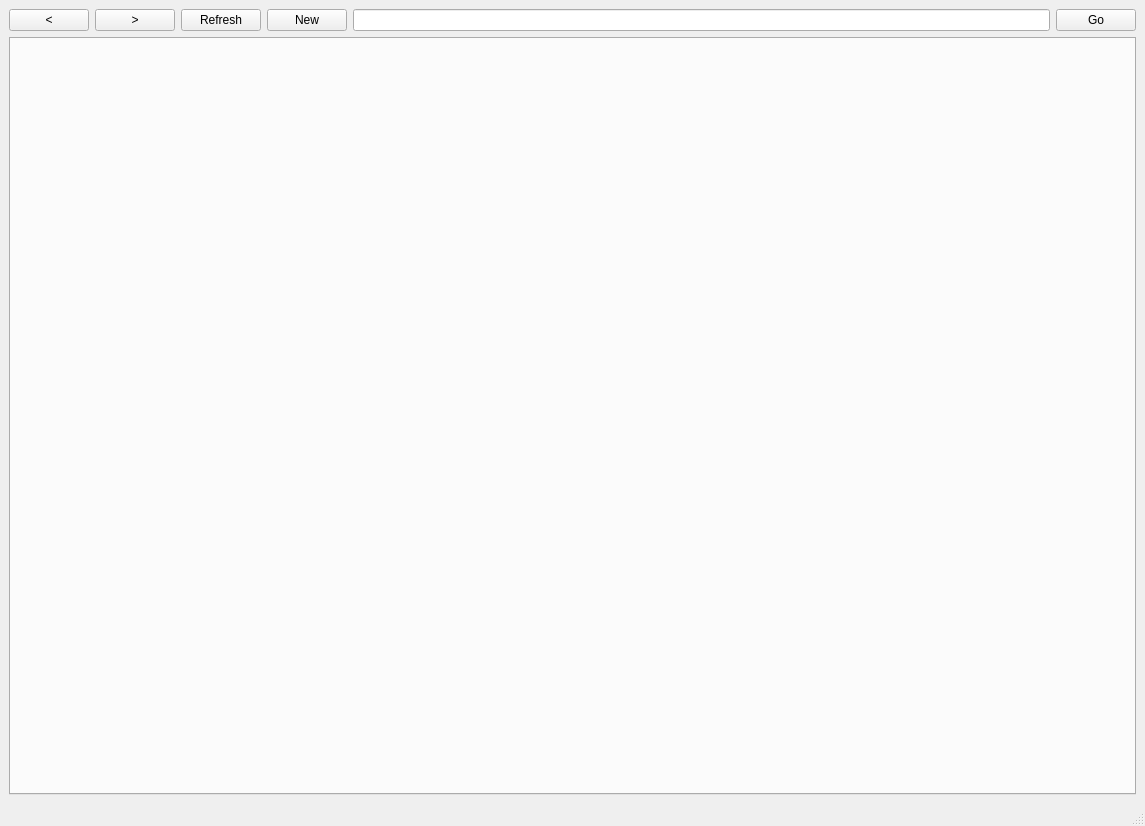
<?xml version="1.0" encoding="UTF-8"?>
<ui version="4.0">
 <class>ConcerntratingBrowser</class>
 <widget class="QMainWindow" name="ConcerntratingBrowser">
  <property name="geometry">
   <rect>
    <x>0</x>
    <y>0</y>
    <width>1145</width>
    <height>826</height>
   </rect>
  </property>
  <property name="windowTitle">
   <string>MainWindow</string>
  </property>
  <widget class="QWidget" name="centralwidget">
   <layout class="QVBoxLayout" name="verticalLayout">
    <item>
     <layout class="QHBoxLayout" name="horizontalLayout">
      <item>
       <widget class="QPushButton" name="back">
        <property name="text">
         <string>&lt;</string>
        </property>
       </widget>
      </item>
      <item>
       <widget class="QPushButton" name="forward">
        <property name="sizePolicy">
         <sizepolicy hsizetype="Minimum" vsizetype="Minimum">
          <horstretch>0</horstretch>
          <verstretch>0</verstretch>
         </sizepolicy>
        </property>
        <property name="text">
         <string>&gt;</string>
        </property>
       </widget>
      </item>
      <item>
       <widget class="QPushButton" name="refresh">
        <property name="text">
         <string>Refresh</string>
        </property>
       </widget>
      </item>
      <item>
       <widget class="QPushButton" name="newTab">
        <property name="text">
         <string>New</string>
        </property>
       </widget>
      </item>
      <item>
       <widget class="QLineEdit" name="url"/>
      </item>
      <item>
       <widget class="QPushButton" name="submit">
        <property name="text">
         <string>Go</string>
        </property>
       </widget>
      </item>
     </layout>
    </item>
    <item>
     <widget class="TabWidget" name="tabWidget">
      <property name="currentIndex">
       <number>-1</number>
      </property>
     </widget>
    </item>
   </layout>
  </widget>
  <widget class="QMenuBar" name="menubar">
   <property name="geometry">
    <rect>
     <x>0</x>
     <y>0</y>
     <width>1145</width>
     <height>26</height>
    </rect>
   </property>
  </widget>
  <widget class="QStatusBar" name="statusbar"/>
 </widget>
 <customwidgets>
  <customwidget>
   <class>TabWidget</class>
   <extends>QTabWidget</extends>
   <header>TabWidget.h</header>
   <container>1</container>
   <slots>
    <slot>newTab()</slot>
    <slot>forward()</slot>
    <slot>back()</slot>
    <slot>refresh()</slot>
   </slots>
  </customwidget>
 </customwidgets>
 <resources>
  <include location="resource.qrc"/>
 </resources>
 <connections>
  <connection>
   <sender>back</sender>
   <signal>clicked()</signal>
   <receiver>tabWidget</receiver>
   <slot>back()</slot>
   <hints>
    <hint type="sourcelabel">
     <x>58</x>
     <y>51</y>
    </hint>
    <hint type="destinationlabel">
     <x>399</x>
     <y>318</y>
    </hint>
   </hints>
  </connection>
  <connection>
   <sender>forward</sender>
   <signal>clicked()</signal>
   <receiver>tabWidget</receiver>
   <slot>forward()</slot>
   <hints>
    <hint type="sourcelabel">
     <x>158</x>
     <y>51</y>
    </hint>
    <hint type="destinationlabel">
     <x>399</x>
     <y>318</y>
    </hint>
   </hints>
  </connection>
  <connection>
   <sender>url</sender>
   <signal>returnPressed()</signal>
   <receiver>ConcerntratingBrowser</receiver>
   <slot>urlFinishEditing()</slot>
   <hints>
    <hint type="sourcelabel">
     <x>449</x>
     <y>51</y>
    </hint>
    <hint type="destinationlabel">
     <x>399</x>
     <y>299</y>
    </hint>
   </hints>
  </connection>
  <connection>
   <sender>submit</sender>
   <signal>clicked()</signal>
   <receiver>ConcerntratingBrowser</receiver>
   <slot>urlFinishEditing()</slot>
   <hints>
    <hint type="sourcelabel">
     <x>741</x>
     <y>51</y>
    </hint>
    <hint type="destinationlabel">
     <x>399</x>
     <y>299</y>
    </hint>
   </hints>
  </connection>
  <connection>
   <sender>refresh</sender>
   <signal>clicked()</signal>
   <receiver>tabWidget</receiver>
   <slot>refresh()</slot>
   <hints>
    <hint type="sourcelabel">
     <x>358</x>
     <y>51</y>
    </hint>
    <hint type="destinationlabel">
     <x>399</x>
     <y>318</y>
    </hint>
   </hints>
  </connection>
  <connection>
   <sender>newTab</sender>
   <signal>clicked()</signal>
   <receiver>tabWidget</receiver>
   <slot>newTab()</slot>
   <hints>
    <hint type="sourcelabel">
     <x>258</x>
     <y>51</y>
    </hint>
    <hint type="destinationlabel">
     <x>399</x>
     <y>318</y>
    </hint>
   </hints>
  </connection>
 </connections>
 <slots>
  <slot>forward()</slot>
  <slot>back()</slot>
  <slot>urlFinishEditing()</slot>
  <slot>refresh()</slot>
 </slots>
</ui>
